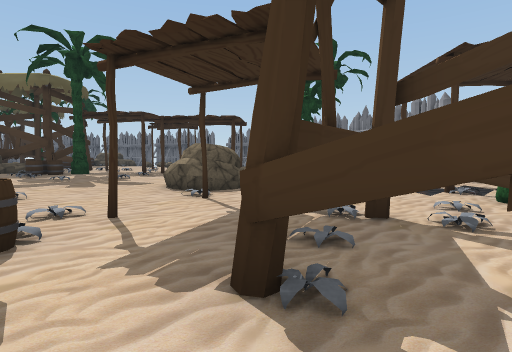
view 1 (above)

12 first-person views from a walk through a Unity game level. The camera is 1.3 m above the floor, tilts 4° down and sees 80° across. The floor is counted in squares, 2 m on a side. Each view is taken from the middle of a square. On the plan, view 1 faces up. The plan holds only what a view shows up to about 10 squares ahead; the rest is blank. The place goes on beyond the plan. The player character is not drawn. Some surface patterns are stand-ins.

view 2
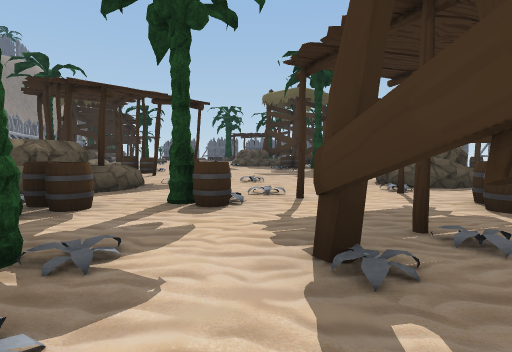

view 3
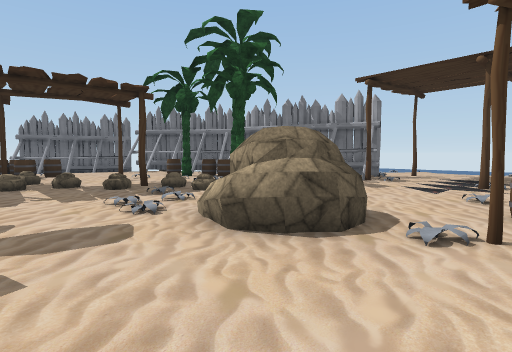

view 4
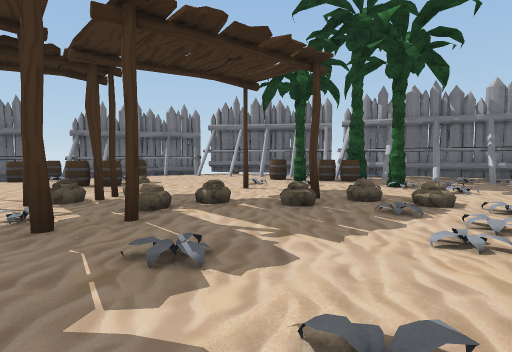

view 5
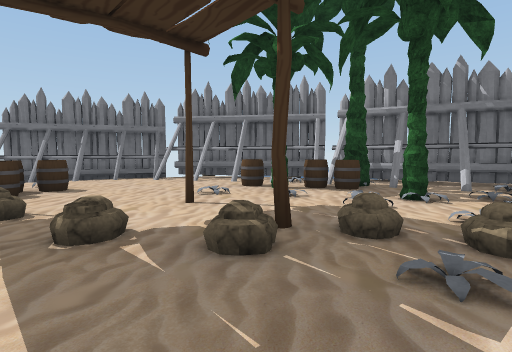

view 6
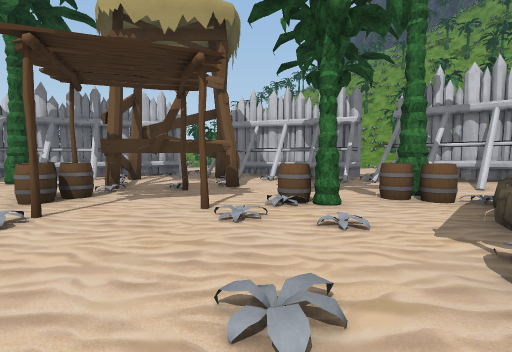

view 7
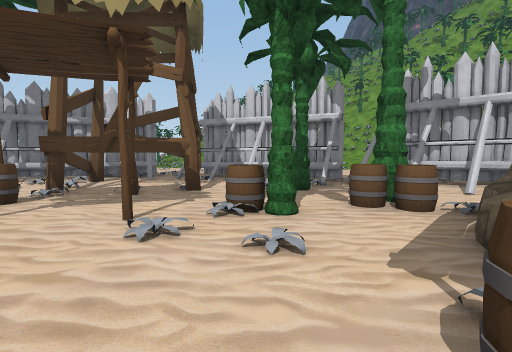

view 8
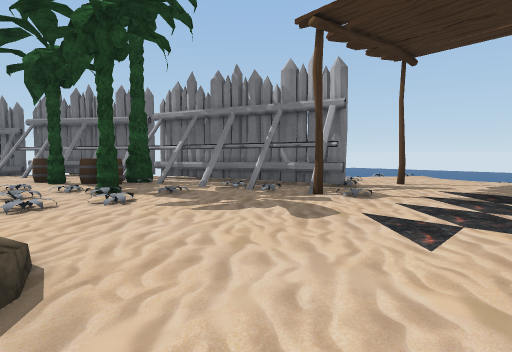

view 9
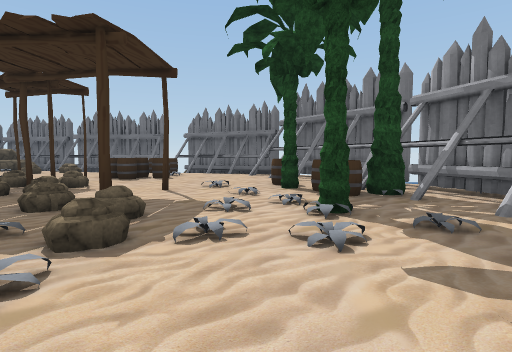

view 10
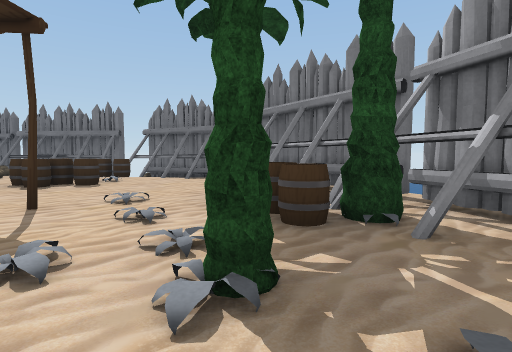

view 11
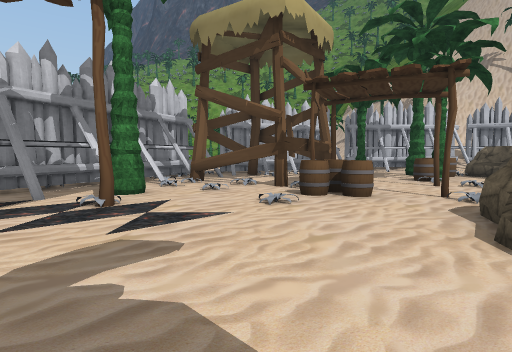

view 12
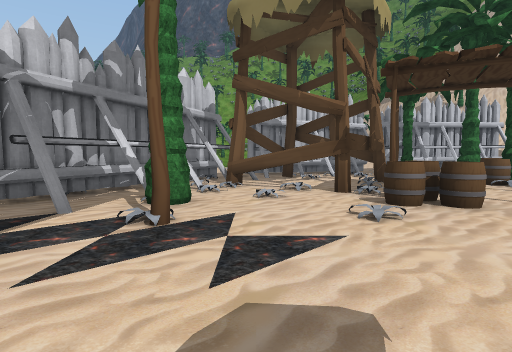

### Floor plan
Key: @ floor where view 1 was taken; # wall or solid block; x gap in a wall; . main floor; - floor 0.5 m lower than the main floor; / step, stairs or slope; = window, fence, low wall or low ledge; T thing the floor can be seen under or through; O other object.
Columns run from 5 left of view 1 to 9 right of it. Each row starts with its distance up from view 1.
 21  ## #
 20   OO##
 19  O..-###
 18 O.....##
 17 ..OO...##
 16  ..O...##
 15 #......O##-
 14 #O#....O#T.
 13 ##O....OOT.
 12 ....O..O=TT.
 11 .....O.O TT.
 10 ...../...TT...-
  9 ....//...##....
  8 ...OO/......#..
  7 ...OO/.........
  6 .........#=.
  5 .....OO..O##.
  4 O..#......T#.
  3 O....TTxTTT.
  2 O.OO.T..T##.
  1 OOO...#####
  0 O.O.O@.##.
 -1  ...#####
 -2  #####
 -3  ###..

Where each view was taken, in squares from view 1:
view 1: 0 up, 0 right, facing up
view 2: 0 up, 1 right, facing up-left
view 3: 5 up, 4 left, facing up-right
view 4: 9 up, 5 left, facing up-right
view 5: 10 up, 3 left, facing up-right
view 6: 6 up, 5 left, facing down-right
view 7: 5 up, 5 left, facing down-right
view 8: 6 up, 0 right, facing up-right
view 9: 8 up, 1 right, facing up
view 10: 10 up, 2 right, facing up
view 11: 10 up, 2 right, facing down
view 12: 9 up, 3 right, facing down
